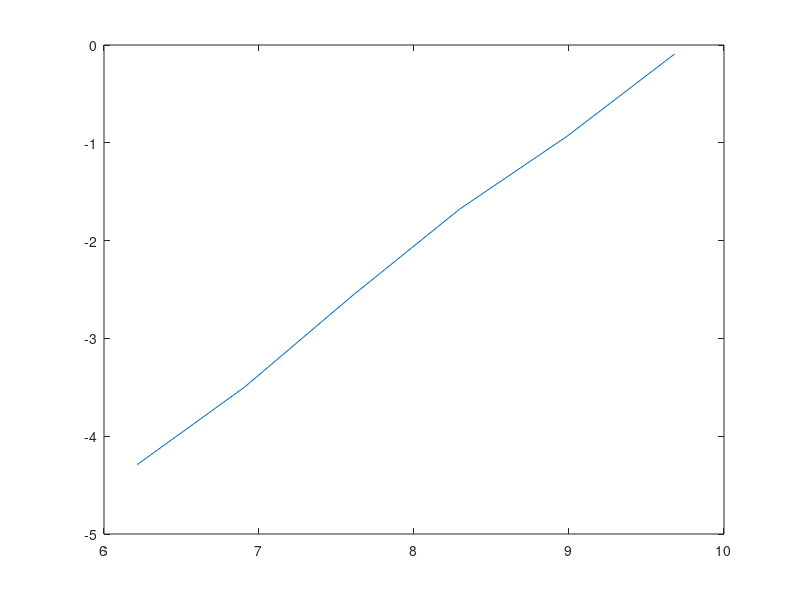

Reproduce this figure in MATLAB.
t=[0.0137, 0.0303, 0.0769, 0.1866, 0.3932, 0.9113]';

s=[500, 1000, 2000, 4000, 8000, 16000]';

plot(log(s),log(t));